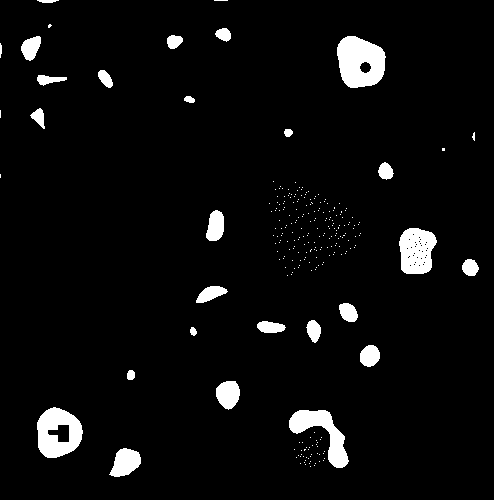
#> input picture A1_result.bmp, 500 x 500 px
$ jupyter execute APO_Lab4_OpMorf_Szkielet.ipynb   (older library calls are emulated)
#> lines starting #> are read from the running program, lines starting #| are printed output that depends on the picture; after the words box and inside, x2 and y2 are one past the last pixel; in counts of white or black regions, pixels touching at a corner belong together
# APO Lab 4 Operacje morfologiczne i szkieletyzacja

[cell 1]
#from google.colab.patches import cv2_imshow
import cv2
import numpy as np
from matplotlib import pyplot as plt

!WAŻNE! Aby poniższy plik działał na Google Colab, należy wgrać plik 'A1_result.bmp'. Z panelu po lewej stronie wybieramy ikonę folderu ('Files') a następnie 'Upload' i wybieramy zdjęcie (wcześniej ściągnięte na dysk twardy z UBI).

# Zadanie 1   Algorytmy i aplikacje realizujące operacje morfologii matematycznej

[cell 2]
# Wczytanie obrazu pierwotnego
img = cv2.imread('A1_result.bmp', cv2.IMREAD_GRAYSCALE)
#> img: shape (500, 500); 5.8% white; 260 white regions (233 under 20 px), largest, box (x1, y1, x2, y2) and area: (494, 0, 500, 500) 3000, (337, 36, 386, 88) 1910, (37, 407, 83, 458) 1569
#cv2_imshow(img)
#plt.figure(figsize=(10,10))
plt.imshow(img)

## Elementy struturalne
Właściwości filtrów morfologicznych określane są przez tzw. element strukturalny, wykorzystywany jako ruchome okno. Określony jest względem wybranego piksela, tzw. punktu centralnego lub początkowego. Dla ułatwienia przyjmuje się standardowo za punkt początkowy środkowy piksel okna. Z tego też względu rozmiar elementu struktualnego powinien być liczbą nieparzystą.

[cell 3]
# element strukturalny o kształcie kwadratu 5x5
cv2.getStructuringElement(cv2.MORPH_RECT,(5,5))

[cell 4]
# element strukturalny o kształcie prostokąta 2x3
cv2.getStructuringElement(cv2.MORPH_RECT,(2,3))

[cell 5]
# element strukturalny o kształcie elipsy 3x3 (bardzo zgrubne przybliżenie, takie same jak romb)
cv2.getStructuringElement(cv2.MORPH_ELLIPSE,(3,3))

[cell 6]
# element strukturalny o kształcie elipsy 5x5 (już wyraźnie widać kształt eliptyczny)
cv2.getStructuringElement(cv2.MORPH_ELLIPSE,(5,5))

[cell 7]
# element strukturalny o kształcie krzyża 5x5
cv2.getStructuringElement(cv2.MORPH_CROSS,(5,5))

Element strukturalny o kształcie rombu nie jest zaimplementowany w OpenCV, natomiast dość łatwo można to zrobic samemu. Poniżej implementacja definująca romb o zadanym promieniu (licząc z pominięciem punktu centralnego).

[cell 8]
def diamond(r):
    return np.uint8(np.add.outer(*[np.r_[:r,r:-1:-1]]*2)>=r)

[cell 9]
diamond(2)

[cell 10]
diamond(3)

## 1. a) erozja

Erozja jest jednym z podstawowych przekształceń morfologicznych. Erozja, czyli zwężanie, jest zastosowaniem różnicy Minkowskiego do obrazu. Jej działanie polega na obcinaniu brzegów obiektu na obrazie. Jeżeli choć jeden piksel z sąsiedztwa objętego przez kernel ma wartość równą zero, punkt centralny również otrzymuje wartość zero. W przeciwnym wypadku jego wartość nie ulega zmianie.

[cell 11]
# ustawienie elementu strukturalnego (kernel)
kernel = np.ones((5,5),np.uint8)
# wykonanie erozji morfologicznej przy użyciu zdefiniowanego elementu strukturalnego
img_erode = cv2.erode(img, kernel, iterations = 2, borderType = cv2.BORDER_REPLICATE)
#> img_erode: shape (500, 500); 1.5% white; 22 white regions (6 under 20 px), largest, box (x1, y1, x2, y2) and area: (498, 0, 500, 500) 1000, (341, 40, 381, 83) 932, (42, 412, 71, 454) 431
# w tym przypadku wykonujemy dwie iteracje czyli powtarzamy wykonanie tej operacji, dla bardziej wyrażnego rezultatu
# podobnie jak wprzypadku operacji sąsiedztwa z Lab3 mozemy podać argument borderType określjący przetwarzanie pikseli na krawędziach obrazu

[cell 12]
# porównanie obrazu oryginalnego i po operacji morfologicznej
frame = cv2.hconcat((img, img_erode))
#cv2_imshow(frame)
#plt.figure(figsize=(10,10))
plt.imshow(frame)

Jak widać operacja erozji powoduje zmniejszenie obiektów. Ponieważ zastosowane dwie iteracje operacji erozji z dość dużym elementem strukturalnym to zmniejszenie obiektów jest bardzo zauważalne. Ponadto, część małych obiektów zniknęła całkowicie. W zależności od zastosowania może to być efekt pozytywny lub nie.

## 1. b) dylacja

Dylatacja, czyli rozszerzanie, jest zastosowaniem sumy Minkowskiego do obrazu.  Jeżeli choć jeden piksel z sąsiedztwa objętego przez kernel ma wartość równą jeden, punkt centralny również otrzymuje wartość jeden. W przeciwnym wypadku przypisywane jest mu zero.

Dylatacja służy do zamykania małych otworów oraz zatok we wnętrzu figury. Obiekty zwiększają swoją objętość i jeśli dwa lub więcej obiektów położonych jest blisko siebie, zrastają się w większe obiekty.

[cell 13]
# wykonanie erozji morfologicznej przy użyciu zdefiniowanego elementu strukturalnego
img_dilate = cv2.dilate(img, kernel, iterations = 2, borderType = cv2.BORDER_REPLICATE)
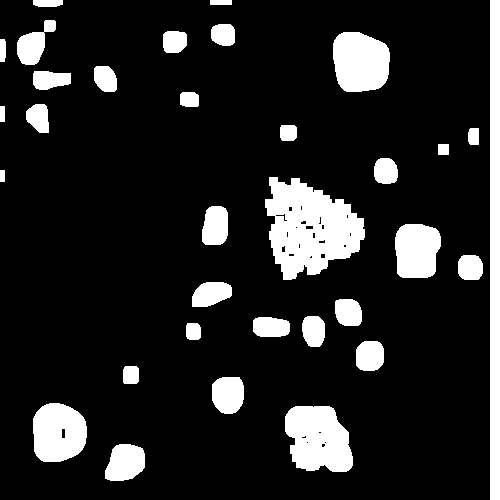
#> img_dilate: shape (500, 500); 14.3% white; 33 white regions, largest, box (x1, y1, x2, y2) and area: (265, 177, 365, 280) 6657, (490, 0, 500, 500) 5000, (285, 406, 353, 472) 3550

frame = cv2.hconcat((img, img_dilate))
#> frame: shape (500, 1000); 10% white; 290 white regions (233 under 20 px), largest, box (x1, y1, x2, y2) and area: (765, 177, 865, 280) 6657, (990, 0, 1000, 500) 5000, (785, 406, 853, 472) 3550
#cv2_imshow(frame)
#plt.figure(figsize=(10,10))
plt.imshow(frame)

Jak widać operacja dylacji powoduje powiększenie obiektów. Należy zwrócić uwagę na kształt krawędzi obiektów który jest zależny od kształtu elementu strukturalnego. Im element strukturalny ma ostre krawędze tym bardziej "kanciaste" będą obiekty. Im bardziej element strukturalny przypomina koło tym bardziej obłe będą krawędzie obiektów.

## 1. c) otwarcie mofologiczne

Otwarcie morfologiczne jest równoważne nałożeniu operacji dylatacji na wynik erozji obrazu pierwotnego. Dzięki zastosowaniu dwóch podstawowych operacji w parze możliwe jest pozbycie się niedogodności związanej ze zmianą rozmiaru obiektów.

Operacja otwarcia zachowuje rozmiary obiektów obrazu przy ich jednoczesnym wygładzeniu – usunięciu wszystkich „wystających” elementów. Często używana do usuwania małych obiektów (artefaktów/"śmieci") z obrazu.

[cell 14]
# wykonanie operacji otwarcia morfologicznego przy użyciu zdefiniowanego elementu strukturalnego
img_open = cv2.morphologyEx(img, cv2.MORPH_OPEN, kernel, borderType = cv2.BORDER_REPLICATE)
#> img_open: shape (500, 500); 5.5% white; 26 white regions, largest, box (x1, y1, x2, y2) and area: (494, 0, 500, 500) 3000, (337, 36, 385, 88) 1908, (37, 408, 82, 458) 1562

frame = cv2.hconcat((img, img_open))
#> frame: shape (500, 1000); 5.7% white; 286 white regions (233 under 20 px), largest, box (x1, y1, x2, y2) and area: (494, 0, 500, 500) 3000, (994, 0, 1000, 500) 3000, (337, 36, 386, 88) 1910
#cv2_imshow(frame)
#plt.figure(figsize=(10,10))
plt.imshow(frame)

## 1. d) zamknięcie morfologiczne

Operacja zamknięcia (czasem zwana domknięciem) morfologicznego jest równoważna nałożeniu operacji erozji na wynik dylatacji obrazu pierwotnego. Domknięcie usuwa z obrazu „dziury” oraz wklęsłości mniejsze od elementu strukturalnego. Uwaga, obietky mogą się połączyć.

[cell 15]
# wykonanie operacji zamknięcia morfologicznego przy użyciu zdefiniowanego elementu strukturalnego
img_close = cv2.morphologyEx(img, cv2.MORPH_CLOSE, kernel, borderType = cv2.BORDER_REPLICATE)
#> img_close: shape (500, 500); 5.9% white; 183 white regions (152 under 20 px), largest, box (x1, y1, x2, y2) and area: (494, 0, 500, 500) 3000, (337, 36, 386, 88) 1922, (37, 407, 83, 458) 1573

frame = cv2.hconcat((img, img_close))
#> frame: shape (500, 1000); 5.8% white; 440 white regions (383 under 20 px), largest, box (x1, y1, x2, y2) and area: (494, 0, 502, 500) 3036, (994, 0, 1000, 500) 3000, (837, 36, 886, 88) 1922
#cv2_imshow(frame)
#plt.figure(figsize=(10,10))
plt.imshow(frame)

## Podsumowanie Zadania 1

Pisząc program należy pamiętać o tym że użytownik powinien mieć do wyboru kształt elementu strukturalnego jak i jego rozmiar. Należy również sprawdzić czy obraz jest binarny. W wyniku przeprowadzenia operacji morfologicznych uzyskujemy obraz o tym samym rozmiarze.

[cell 16]
import ipywidgets as widgets
from ipywidgets import TwoByTwoLayout

# informacja od uzytkownika jaka operacje morf wykonac
top_left_list = widgets.Dropdown(
    options=[('Erode', 1), ('Dilate', 2), ('Open', 3), ('Close', 4)],
    value=1,
    description='Operation:',
)

# informacja od uzytkownika jaki ksztalt elementu strukturanego
top_right_list = widgets.Dropdown(
    options=[('CROSS', 1), ('ELLIPSE', 2)],
    value=1,
    description='Shape:',
)

# informacja od uzytkownika jak replikowac skrajne piksele obrazu
bottom_left_list = widgets.Dropdown(
    options=[('BORDER_REPLICATE', 1), ('BORDER_CONSTANT', 2), ('BORDER_REFLECT', 3)],
    value=1,
    description='borderType:',
)

# informacja od uzytkownika jak duzy ma byc element strukturalny
bottom_right_list = widgets.Dropdown(
    options=['3', '5', '7', '11', '13', '15', '17', '19', '21'],
    value='3',
    description='Size:',
)

# wyswietlenie interakcji z uzytkownikiem
TwoByTwoLayout(top_left=top_left_list,
               top_right=top_right_list,
               bottom_left=bottom_left_list,
               bottom_right=bottom_right_list)

[cell 17]
# zebranie informacji z interaktywnego menu
if top_left_list.value == 1:
    myChosen_op = cv2.MORPH_ERODE
elif top_left_list.value == 2:
    myChosen_op = cv2.MORPH_DILATE
elif top_left_list.value == 3:
    myChosen_op = cv2.MORPH_OPEN
elif top_left_list.value == 4:
    myChosen_op = cv2.MORPH_CLOSE

if bottom_left_list.value == 1:
    myChosen_border = cv2.BORDER_REPLICATE
elif bottom_left_list.value == 2:
    myChosen_border = cv2.BORDER_CONSTANT
elif bottom_left_list.value == 3:
    myChosen_border = cv2.BORDER_REFLECT

myChosen_size = int(bottom_right_list.value)


if top_right_list.value == 1:
    myChosen_strel = cv2.getStructuringElement(cv2.MORPH_CROSS,(myChosen_size,myChosen_size))
elif top_right_list.value == 2:
    myChosen_strel = cv2.getStructuringElement(cv2.MORPH_ELLIPSE,(myChosen_size,myChosen_size))

# wykonanie operacji z wybrymi przez uzytkownika parametrami
img_morph = cv2.morphologyEx(img, myChosen_op, myChosen_strel, borderType = myChosen_border)
#> img_morph: shape (500, 500); 4.7% white; 30 white regions (4 under 20 px), largest, box (x1, y1, x2, y2) and area: (495, 0, 500, 500) 2500, (338, 37, 385, 87) 1729, (38, 408, 82, 457) 1360

# prezentacja wyniku
frame = cv2.hconcat((img, img_morph))
#> frame: shape (500, 1000); 5.3% white; 289 white regions (236 under 20 px), largest, box (x1, y1, x2, y2) and area: (494, 0, 501, 500) 3009, (995, 0, 1000, 500) 2500, (337, 36, 386, 88) 1910
#cv2_imshow(frame)
#plt.figure(figsize=(10,10))
plt.imshow(frame)

# Zadanie 2 operacje sąsiedztwa – filtracja dwu i jedno etapowa

Przyjmijmy sytuację w której mamy jedną maskę filtracji *mF* o rozmiarze 3x3 oraz drugą maskę filtracji *mG* o rozmiarze 3x3. Obraz wejściowy w naszych założeniach możemy uznać za dwuwymiarowy sygnał wejściowy *x*. Wynik kolejnej filtracji (kaskadowej) dwoma maskami możemy zapisać w ten sposób:

`y=mG∗(mF∗x)`

Ważną cechą (i wiele ułatwiającą w tym wypadku) konwolucji jest jej łączność. Dzięki temu powyższy zapis można przedstawić również tak:

`y=g∗(mF∗x)=(mG∗mF)∗x=mH∗x`

Gdzie: `mH = mG*mF = mF*mG`

Z tego wynika, że możliwe jest uzyskanie jednej maski filtracji, dającej ten sam efekt, przez konwolucję dwóch masek podstawowych.

[cell 18]
# utworzenie pierwszej maski 3x3 - wygładzenie
mF = np.ones((3,3))
mF

[cell 19]
# utworzenie drugiej maski 3x3 - wyostrzenie
mG = np.array([[1, -2, 1],
               [-2, 4, -2],
               [1, -2, 1]])
mG

[cell 20]
# konstrukcja maski w oparciu o dwie powyższe maski 3x3
# wykorzystanie konwolucji do wygenerowania maski 5x5
from scipy.signal import convolve2d as conv2 # funkcja konwolucji dwuwymiraowej
mH = conv2(mF, mG, mode='full') # mode full zapewnia odpowieni rozmiar maski
mH

[cell 21]
# wykonanie dwu etapowej filtracji z maskami 3x3 (jak w Lab3)
res_step1 = cv2.filter2D(img,cv2.CV_64F, mF, borderType = cv2.BORDER_REPLICATE)
res_step2 = cv2.filter2D(res_step1,cv2.CV_64F, mG, borderType = cv2.BORDER_REPLICATE)
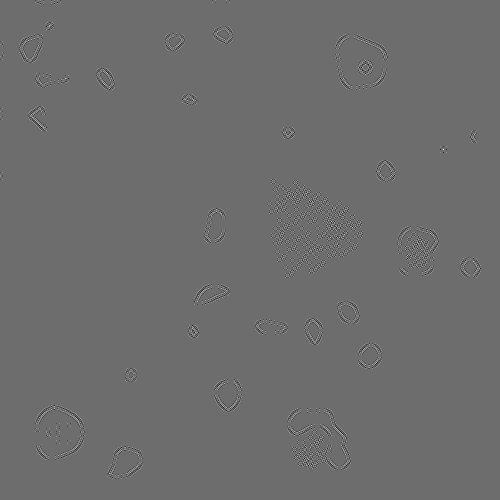
#> res_step2: shape (500, 500) float64; min -765, max 1020, mean 0; drawn with min black and max white
#cv2_imshow(res_step22)

# wykonanie jednoetapowej filtracji z maską 5x5
res_5x5 = cv2.filter2D(img,cv2.CV_64F, mH, borderType = cv2.BORDER_REPLICATE)
#cv2_imshow(res_5x5)

# wizualne porównanie wyników
frame = cv2.hconcat((np.uint8(res_step2), np.uint8(res_5x5)))
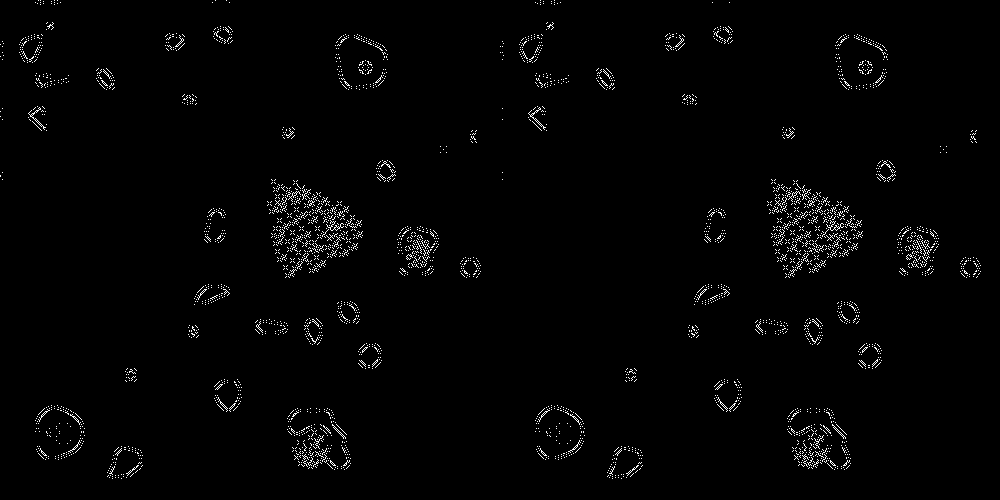
#> frame: shape (500, 1000); min 0, max 255, mean 4.1
#cv2_imshow(frame)
#plt.figure(figsize=(10,10))
plt.imshow(frame)

W przedstawiony powyżej sposób możemy przekształcić dowolne dwie maski w jedną. Należy jednak pamiętać o tym że maska wynikowa ma inny rozmiar niż maski bazowe.

# Zadanie 3 Operacja szkieletyzacji (ścieniania)

Szkielet figury, to zbiór wszystkich punktów równoodległych od co najmniej dwóch brzegów. Szkielet odzwierciedla podstawowe własności topologiczne figury, a jego dalsza analiza może zostać wykorzystana do wielu celów.

Szkieletyzacja jest operacją wyznaczania liniowej reprezentacji (szkieletów) figur na analizowanym obrazie. Można ją wyznaczać między innymi przy użyciu operacji morfologicznych. Poniżej przedstawiona jest bardzo uproszczona implementacja.

---

ALGORYTM:
1.   Utworzenie pustego obrazu do przechowania szkieletu (*skel*).
2.   Wykonanie operacji otwarcia morfologicznego na obrazie oryginalnym, uzyskując *im_open*.
3.   Odjęcie im_open od obrazu oryginalnego, uzyskując *im_temp*.
4.   Wykonanie operacji erozji na oryginalnym obrazie oraz poprawienie szkieletu przez obliczenie części wspólnej *im_temp* oraz aktualnego szkieletu.
5.   Powtórzenie kroków 2-4 aż obraz oryginalny będzie pusty (kompletnie zerodowany).

[cell 22]
# Krok 1
size = np.size(img)
#> size = 250000
skel = np.zeros(img.shape, np.uint8)
im_copy = img.copy()

# utoworzenie kernela
element = cv2.getStructuringElement(cv2.MORPH_CROSS, (3,3))

[cell 23]
# Pętla obejmująca kroki 2-4
while True:
    #Krok 2: Otwarcie morfologiczne
    im_open = cv2.morphologyEx(im_copy, cv2.MORPH_OPEN, element)
    #Krok 3: Odjęcie powyższego wyniku od obrazu oryginalnego
    im_temp = cv2.subtract(im_copy, im_open)
    #Krok 4:
    #erozja morfologiczna
    im_eroded = cv2.erode(im_copy, element)
    # aktualizacja szkieletu
    skel = cv2.bitwise_or(skel,im_temp)
    # aktualizacja obrazu przetwarzanego
    im_copy = im_eroded.copy()
    #cv2_imshow(im_copy)                                                        # Odkomentuj jeśli chcesz zobaczyć kolejne kroki - uwaga wiele obrazów

    #Krok 5: Przetwij pętlę jeśli nie ma już obiektów w obrazie
    if cv2.countNonZero(im_copy)==0:
        break
#> im_copy: shape (500, 500); every value is 0
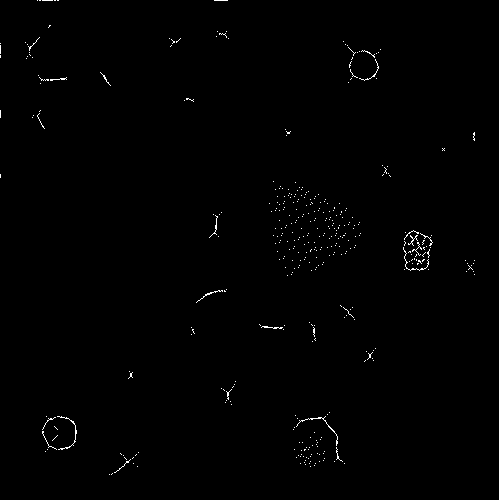
#> skel: shape (500, 500); 0.73% white in thin lines or dots

[cell 24]
# wizualne porównanie wyników
frame = cv2.hconcat((img, skel))
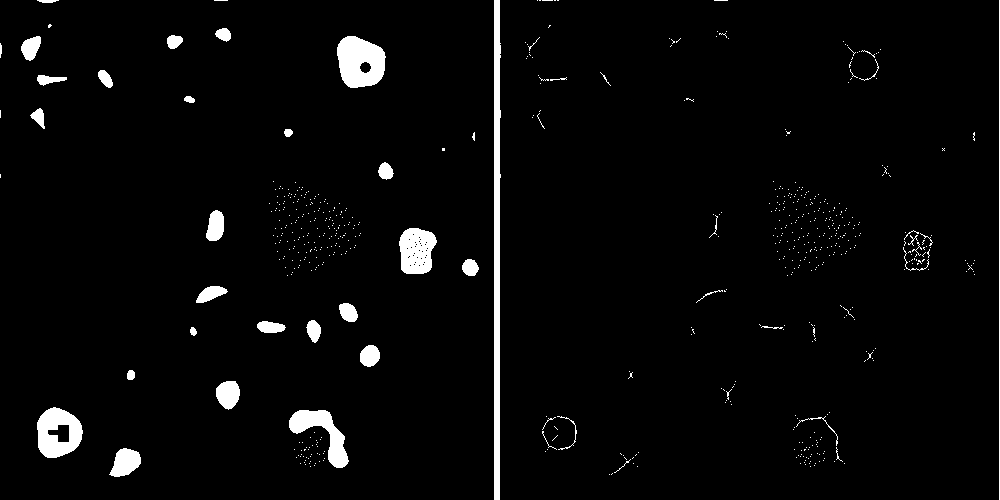
#> frame: shape (500, 1000); 3.3% white; 663 white regions (618 under 20 px), largest, box (x1, y1, x2, y2) and area: (494, 0, 501, 500) 3025, (337, 36, 386, 88) 1910, (37, 407, 83, 458) 1569
#cv2_imshow(frame)
#plt.figure(figsize=(10,10))
plt.imshow(frame)

Pisząc program należy sprawdzić czy obraz wejściowy jest binarny. W wyniku przeprowadzenia operacji szkieletyzacji uzyskujemy obraz o tym samym rozmiarze.

# Zadanie Dodatkowe czyli po co operacje morfologiczne?

## Prezentacja obiektów

Załóżmy, że dany obraz 'A1_result.bmp' jest wynikiem segmentacji testowanego nowego algorytmu segmentacji (prawie zgodne z prawdą - dodałem trochę dziur i szumu dla lepszego efektu op. morfologicznych). Chcemy na podstawie tej maski binarnej zaprezentować jedynie znalezione obiekty w obrazie 'A1.bmp'. Można do tego celu wykorzystać operacje morfologiczne i operacje jednopunktowe dwuargumentowe.

[cell 25]
# element strukturalny o kształcie kwadratu 5x5
strel1 = cv2.getStructuringElement(cv2.MORPH_RECT,(5,5))

# wykonanie operacji otwarcia morfologicznego przy użyciu zdefiniowanego elementu strukturalnego
img_open2 = cv2.morphologyEx(img, cv2.MORPH_OPEN, strel1, borderType = cv2.BORDER_REPLICATE)

# wykonanie operacji dylacji czyli powiększenia obiektów przy użyciu elementu strukturalnego o kształcie elipsy, bo zależy nam na obłych krawędziach
img_dilate2 = cv2.dilate(img_open2, cv2.getStructuringElement(cv2.MORPH_ELLIPSE,(5,5)), borderType = cv2.BORDER_REPLICATE)
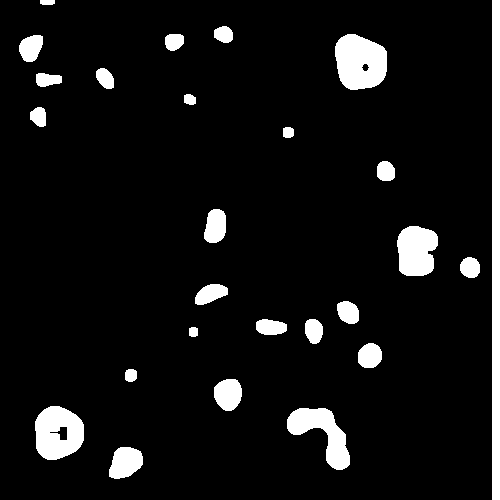
#> img_dilate2: shape (500, 500); 7.6% white; 26 white regions, largest, box (x1, y1, x2, y2) and area: (492, 0, 500, 500) 4000, (335, 34, 387, 90) 2307, (35, 406, 84, 460) 2015

Należy załadować plik 'A1.bmp'.

[cell 26]
img_color = cv2.imread('A1.bmp', cv2.IMREAD_COLOR)
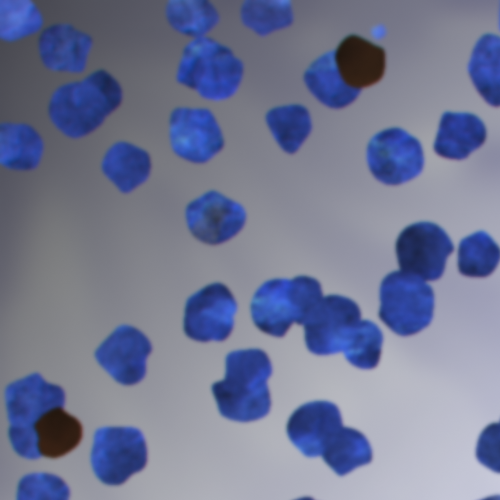
#> input picture A1.bmp, 500 x 500 px
#> img_color is the input picture: shape (500, 500, 3); mean B, G, R 148.2, 119.8, 113.9

mask = img_dilate2.reshape(*img_dilate2.shape, 1) /255

#img_result = cv2.bitwise_and(img_color, img_dilate2)
img_result = img_color * mask
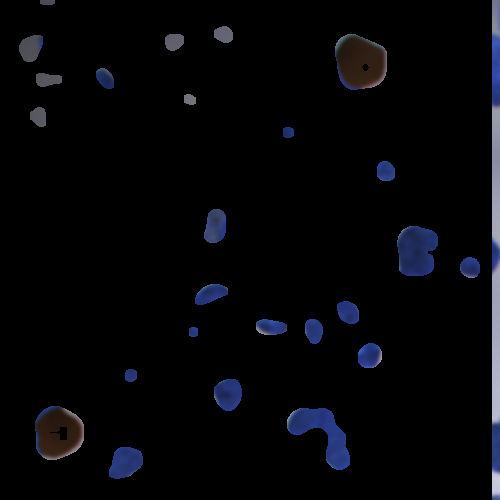
#> img_result: shape (500, 500, 3) float64; mean B, G, R 8.4, 5.6, 5.1

#cv2_imshow(img_result)
#plt.figure(figsize=(10,10))
plt.imshow(img_result)
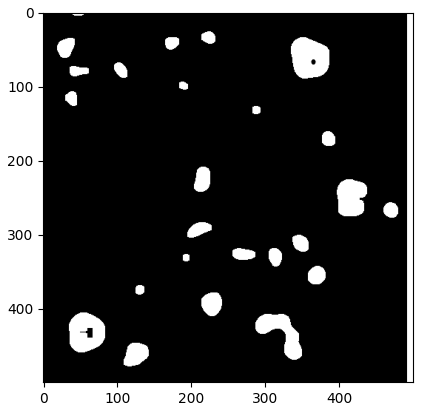
#> figure drawn by matplotlib, 1 panel; B, G, R data is drawn as R, G, B

## Krawędzie obiektów

Dzięki operacjom morfologicznym można również w łatwy sposób uzyskać krawedzie znalezionych obiektów. Odpowiednio dobranym elementem strukturalnym kontrolujemy grubość krawędzi.

[cell 27]
# element strukturalny o kształcie kwadratu 5x5
strel3 = cv2.getStructuringElement(cv2.MORPH_RECT,(5,5))
# wykonanie operacji dylacji
img_dilate3 = cv2.dilate(img, strel3, borderType = cv2.BORDER_REPLICATE)
#> img_dilate3: shape (500, 500); 10% white; 65 white regions, largest, box (x1, y1, x2, y2) and area: (492, 0, 500, 500) 4000, (287, 408, 351, 470) 2586, (335, 34, 388, 90) 2398
# wykonanie operacji erozji
img_erode3 = cv2.erode(img, strel3, borderType = cv2.BORDER_REPLICATE)
#> img_erode3: shape (500, 500); 3.3% white; 31 white regions (10 under 20 px), largest, box (x1, y1, x2, y2) and area: (496, 0, 500, 500) 2000, (339, 38, 383, 86) 1420, (39, 410, 80, 456) 1030
# uzyskanie obrazu krawędzi przez różnicę powyższych rezultatów
img_result3 = img_dilate3 - img_erode3
#> img_result3: shape (500, 500); 6.7% white; 68 white regions, largest, box (x1, y1, x2, y2) and area: (492, 0, 496, 500) 2000, (287, 408, 351, 470) 1710, (397, 226, 439, 276) 1199

#cv2_imshow(img_result3)
#plt.figure(figsize=(10,10))
plt.imshow(img_result3)

[cell 28]
# element strukturalny o kształcie krzyża 3x3
strel3 = cv2.getStructuringElement(cv2.MORPH_CROSS,(3,3))
# wykonanie operacji dylacji
img_dilate3 = cv2.dilate(img, strel3, borderType = cv2.BORDER_REPLICATE)
#> img_dilate3: shape (500, 500); 7.1% white; 164 white regions (124 under 20 px), largest, box (x1, y1, x2, y2) and area: (493, 0, 500, 500) 3500, (336, 35, 387, 89) 2091, (36, 406, 84, 459) 1778
# wykonanie operacji erozji
img_erode3 = cv2.erode(img, strel3, borderType = cv2.BORDER_REPLICATE)
# uzyskanie obrazu krawędzi przez różnicę powyższych rezultatów
img_result3 = img_dilate3 - img_erode3
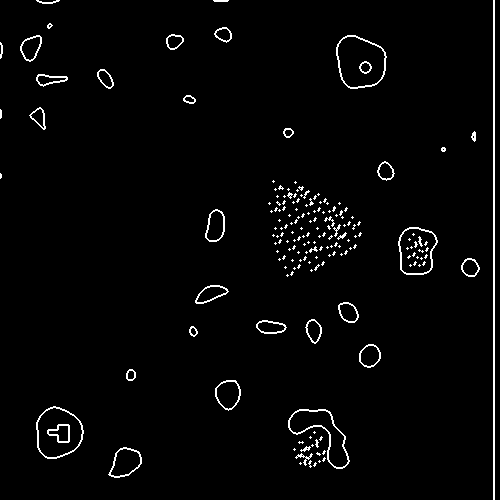
#> img_result3: shape (500, 500); 2.4% white in thin lines or dots

#cv2_imshow(img_result3)
#plt.figure(figsize=(10,10))
plt.imshow(img_result3)
